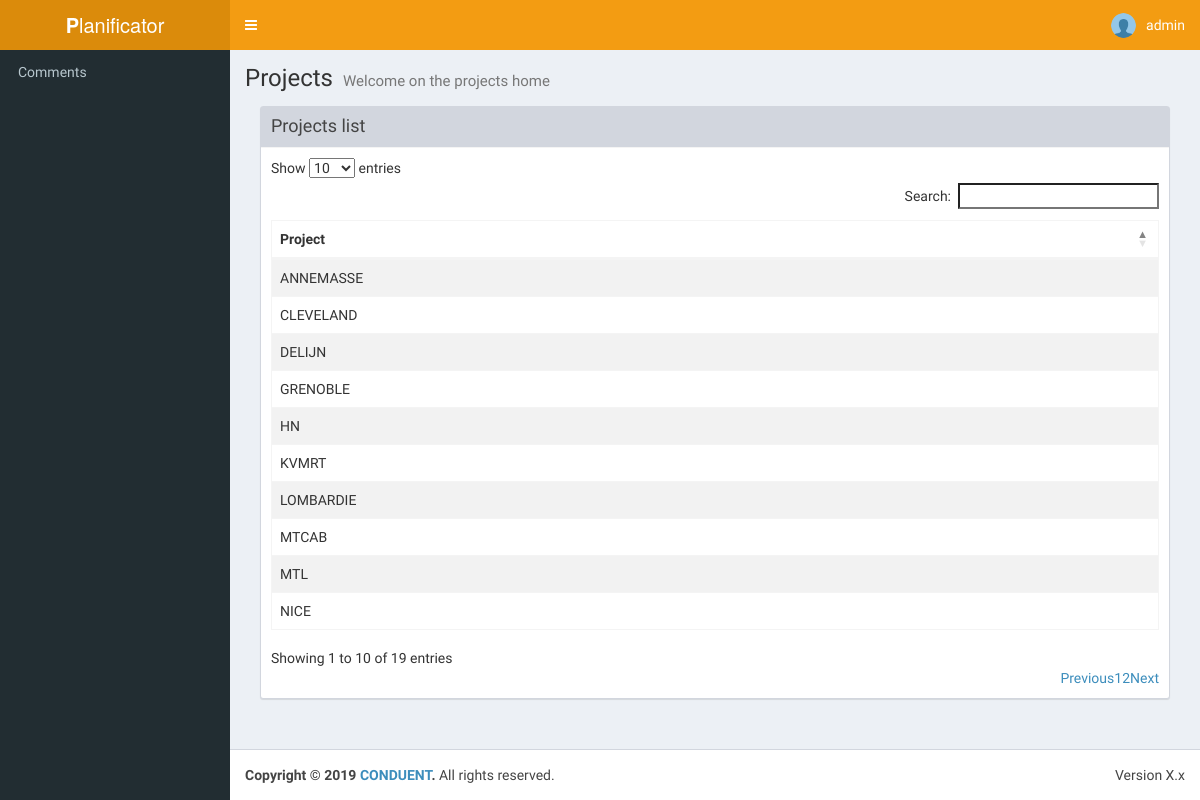
The page /organisation/project/ (signed in) on the database its author committed.
### userprofile/models.py (models this page shows, shortened)
class UserProfile(AbstractUser):
    service = models.ForeignKey(Service, on_delete=models.CASCADE, null=True)
    USERNAME_FIELD = 'username'

### organisation/models.py (models this page shows, shortened)
class Project(models.Model):
    name = models.CharField(max_length=50, null=True, blank=False)

### organisation/views/project.py (the view)
# urls.py: path('project/', project.ProjectView.as_view(), name='project'),
@method_decorator(login_required(login_url='/userprofile/login/'), name='dispatch')#permet de cacher la view si l'utilisateur n'est pas connecté et le redirige vers le login(décorateur)
class ProjectView(View):
    template = 'project/baseproject.html'
    context = {
        'title': 'Planificator',
        'title_page': "Projects",
        'description_page': "Welcome on the projects home",
    }
    def get(self, request):
        context = self.context
        projects = Project.objects.all()
        context.update({
            'projects': projects,
        })
        return render(
            request,
            self.template,
            context=context
        )

### organisation/templates/project/baseproject.html (shortened to what this page needs)
{% extends "base.html" %}
{% block title_page %}
    <h1>
     {{ title_page }}
      <small>{{ description_page }}</small>
    </h1>
{% endblock %}
{% block content %}
<div class="col-md-12">
  <div class="box box-default box-solid">
    <div class="box-header with-border">
      <h3 class="box-title">Projects list</h3>
    </div>
    <div class="box-body">
          <table id="projectstable" class="table table-striped table-bordered">
            <thead>
              <tr>
                <th>Project</th>
              </tr>
            </thead>
            <tbody>
  {% for project in projects %}
              <tr>
                <td>{{ project.name }}</td>
              </tr>
  {% endfor %}
            </tbody>
          </table>
    </div>
  </div>
</div>
{% endblock %}

### planificator/templates/header.html (shortened to what this page needs)
{% load static %}
<header class="main-header">
  <a href="/" class="logo">
    <span class="logo-lg"><b>P</b>lanificator</span>
  </a>
  <nav class="navbar navbar-static-top" role="navigation">
    <a href="#" class="sidebar-toggle" data-toggle="push-menu" role="button">
    </a>
  {% if user.is_authenticated %}
    <div class="navbar-custom-menu">
      <ul class="nav navbar-nav">
        <li class="dropdown user user-menu">
          <a href="#" class="dropdown-toggle" data-toggle="dropdown">
            <img src="{% static 'images/profil.png' %}" class="user-image" alt="User Image">
            <span class="hidden-xs">{{ request.user.username }}</span>
          </a>
        </li>
      </ul>
    </div>
  {% endif %}
  </nav>
</header>

### rows shown on the page
UserProfile: user.username "admin"
Project: name "GRENOBLE"
Project: name "LOMBARDIE"
Project: name "NICE"
Project: name "DELIJN"
Project: name "KVMRT"
Project: name "HN"
Project: name "ANNEMASSE"
Project: name "MTCAB"
Project: name "MTL"
Project: name "CLEVELAND"

### other values the page prints
{{ title_page }} "Projects"
{{ description_page }} "Welcome on the projects home"
